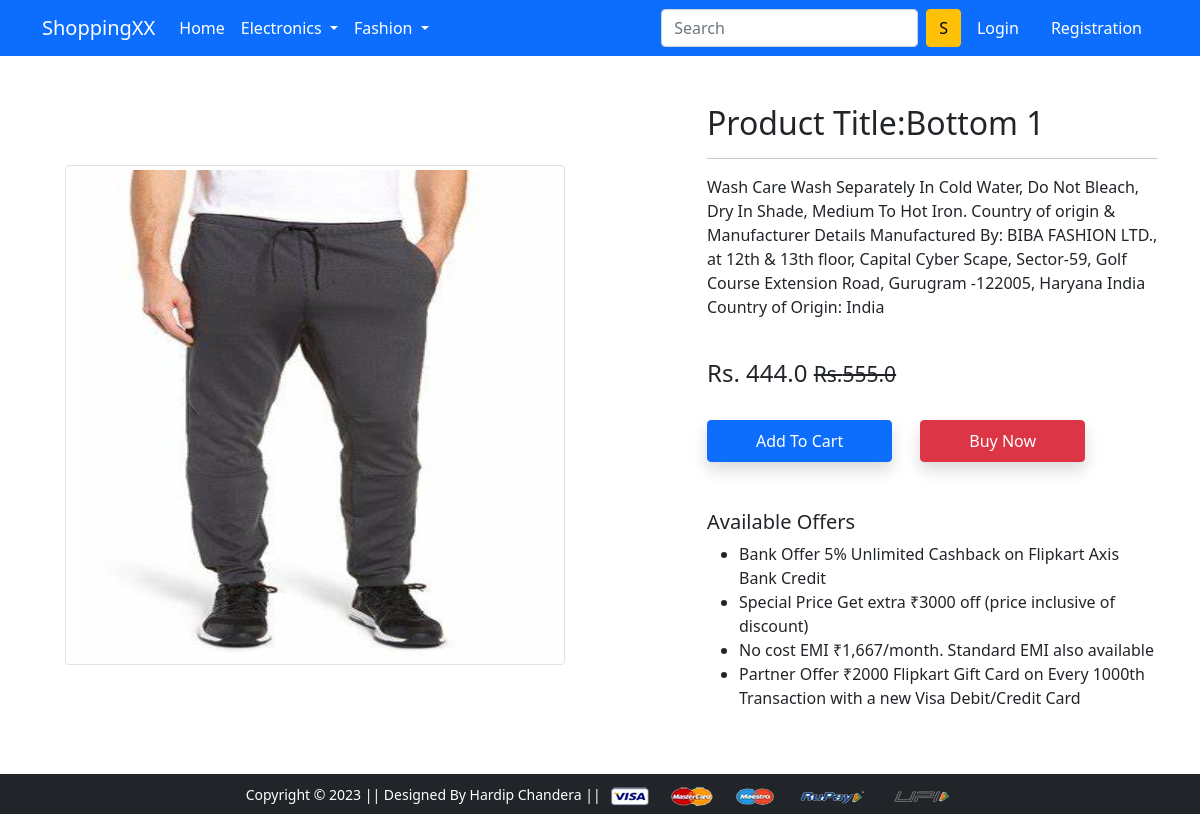
Screenshot of /product-detail/1 with the database file from the repository.
### app/models.py (models this page shows, shortened)
class Product(models.Model):
    CATEGORY_CHOICES=(
        ('M','Mobile'),
        ('L','Laptop'),
        ('TW','Top Wear'),
        ('BW','Bottom Wear'),
    )
    title=models.CharField(max_length=100)
    selling_price=models.FloatField()
    discounted_price=models.FloatField()
    description=models.TextField()
    brand=models.CharField(max_length=100)
    categary=models.CharField(max_length=5,choices=CATEGORY_CHOICES)
    product_image=models.ImageField(upload_to="productimg")

### app/views.py (the view)
# urls.py: path('product-detail/<int:pk>', views.ProductDetailView.as_view(), name='product-detail'),
class ProductDetailView(View):
    def get(self,request,pk):
        totalitem=0
        product=Product.objects.get(pk=pk)
        already_incart=False
        if request.user.is_authenticated:    #without login detrail show<<<<<<
            totalitem=len(Cart.objects.filter(user=request.user))
            already_incart=Cart.objects.filter(Q(product=product.id) & Q(user=request.user)).exists()
        return render(request,'app/productdetail.html',{'product':product,'already_incart':already_incart,'totalitem':totalitem})

### app/templates/app/productdetail.html (shortened to what this page needs)
{% extends 'app/base.html' %}
{% load static %}
{% block main-content %}
<div class="container my-5">
 <div class="row">
  <div class="col-sm-6 text-center align-self-center">
   <img src="{{product.product_image.url}}" style="width: 500px; height: 500px;" alt="" class="img-fluid img-thumbnail">
  </div>
  <div class="col-sm-5 offset-sm-1">
   <h2>Product Title:{{product.title}}</h2>
   <hr>
   <p>{{product.description}}</p> <br>
   <h4>Rs. {{product.discounted_price }} <small class="fw-light text-decoration-line-through">   Rs.{{product.selling_price}}</small></h4> <br>
   {% if already_incart %}
   <a href="{% url 'showcart' %}" class="btn btn-warning shadow px-5 py-2 ms-4">Go To Cart</a>
   {% else %}
   <form action="/add-to-cart" class="d-inline">
    <button type="submit" class="btn btn-primary shadow px-5 py-2">Add To Cart</button>
   </form>
   {% endif %}
   <a href="{% url 'showcart' %}" class="btn btn-danger shadow px-5 py-2 ms-4">Buy Now</a>
   <h5 class="mt-5">Available Offers</h5>
   <ul>
    <li>Bank Offer 5% Unlimited Cashback on Flipkart Axis Bank Credit</li>
    <li>Special Price Get extra ₹3000 off (price inclusive of discount)</li>
    <li>No cost EMI ₹1,667/month. Standard EMI also available</li>
    <li>Partner Offer ₹2000 Flipkart Gift Card on Every 1000th Transaction with a new Visa Debit/Credit Card</li>
   </ul>
  </div>
 </div>
</div>
{% endblock main-content %}

### rows the page displays
Product: product_image (picture), title "Bottom 1", description "Wash Care Wash Separately In Cold Water, Do Not Bleach, Dry In Shade, Medium To Hot Iron. Country of origin & Manufacturer Details Manufactured By: BIBA FASHION LTD., at 12th & 13th floor, Capital Cyber Scape, Sector-59, Golf Course Extension Road, Gurugram -122005, Haryana India Country of Origin: India", discounted_price "444.0", selling_price "555.0"
